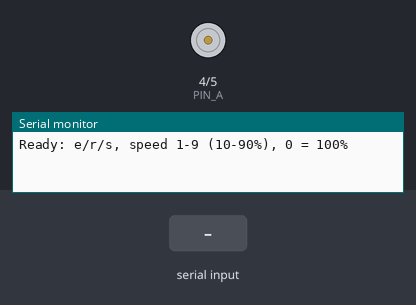
Simulated run of this sketch. Board: ESP32-S3. Parts: motor-driver pin pairs drawn as motors (green arrow = first pin HIGH = forward, orange = second pin HIGH = backward, longer = more drive), the last lines printed to the serial monitor. The test bench sets the inputs (shaded band).

Above: at 1.2 s.
1.3 s: "e90\n" received over Serial
At 2.5 s:
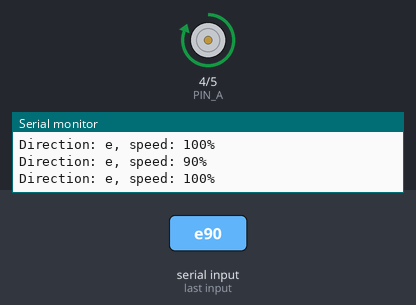
2.8 s: "r90\n" received over Serial
At 3.6 s:
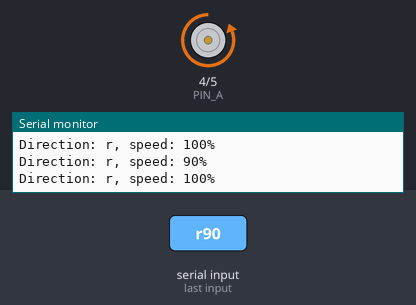
4.3 s: "90,45\n" received over Serial
At 4.8 s:
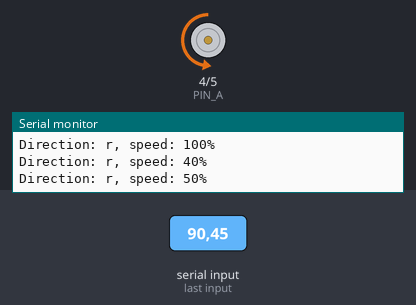
5.8 s: "e,45\n" received over Serial
At 7.0 s:
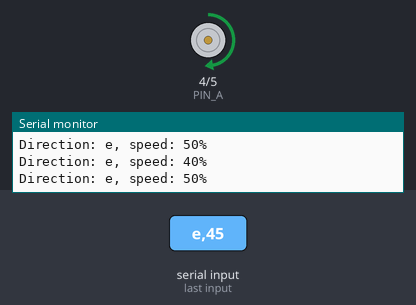
7.3 s: "r,45\n" received over Serial
At 8.2 s:
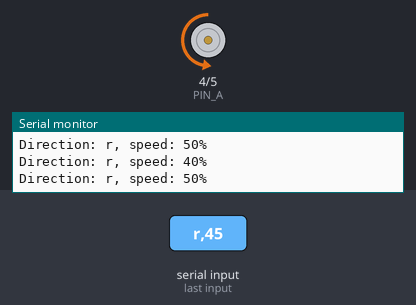
8.8 s: "0" received over Serial
At 9.4 s:
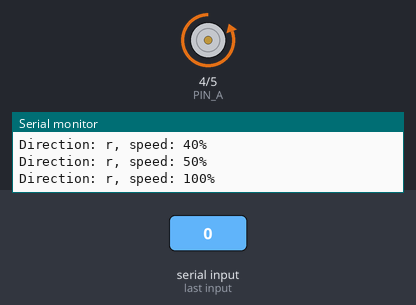
Timing chart, 0 to 11.3 s (numbered marks = the images above; inputs shaded):
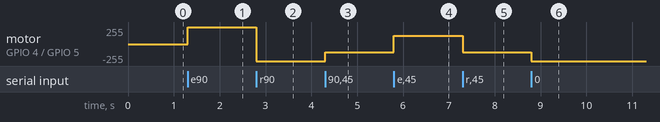

The sketch:

actuator_test.ino
```cpp
// Test sketch: one linear actuator on ZK-5AD channel B (motor 2), ESP32-S3
// Wiring: GPIO4 -> D2, GPIO5 -> D3, ESP32 GND -> driver GND
// Open Serial Monitor (115200 baud) and type:
//   e = extend, r = retract, s = stop
//   1..9 = speed 10%..90%, 0 = full speed (100%)

const int PIN_A = 4;          // to D2
const int PIN_B = 5;          // to D3
int speedPct = 100;           // current speed setting in %
char direction = 's';         // 'e', 'r' or 's'

int duty() { return map(speedPct, 0, 100, 0, 255); }

void apply() {
  if (direction == 'e')      { analogWrite(PIN_A, duty()); analogWrite(PIN_B, 0); }
  else if (direction == 'r') { analogWrite(PIN_A, 0);      analogWrite(PIN_B, duty()); }
  else                       { analogWrite(PIN_A, 0);      analogWrite(PIN_B, 0); }
}

void setup() {
  analogWriteFrequency(PIN_A, 20000);   // 20 kHz: above hearing, no motor whine
  analogWriteFrequency(PIN_B, 20000);
  apply();                              // motor off right after boot
  Serial.begin(115200);
  Serial.println("Ready: e/r/s, speed 1-9 (10-90%), 0 = 100%");
}

void loop() {
  if (!Serial.available()) return;
  char c = Serial.read();
  if (c == 'e' || c == 'r' || c == 's') {
    direction = c;
  } else if (c >= '0' && c <= '9') {
    speedPct = (c == '0') ? 100 : (c - '0') * 10;
  } else {
    return;
  }
  apply();
  Serial.printf("Direction: %c, speed: %d%%\n", direction, speedPct);
}
```

Measured:
- after the input at 1.3 s, motor on GPIO 4 (PIN_A) / GPIO 5 (PIN_B): stopped → forward 255/255 at once
- after the input at 2.8 s, motor on GPIO 4 (PIN_A) / GPIO 5 (PIN_B): forward 255/255 → backward 255/255 at once
- after the input at 4.3 s, motor on GPIO 4 (PIN_A) / GPIO 5 (PIN_B): backward 255/255 → backward 127/255 at once
- after the input at 5.8 s, motor on GPIO 4 (PIN_A) / GPIO 5 (PIN_B): backward 127/255 → forward 127/255 at once
- after the input at 7.3 s, motor on GPIO 4 (PIN_A) / GPIO 5 (PIN_B): forward 127/255 → backward 127/255 at once
- after the input at 8.8 s, motor on GPIO 4 (PIN_A) / GPIO 5 (PIN_B): backward 127/255 → backward 255/255 at once
